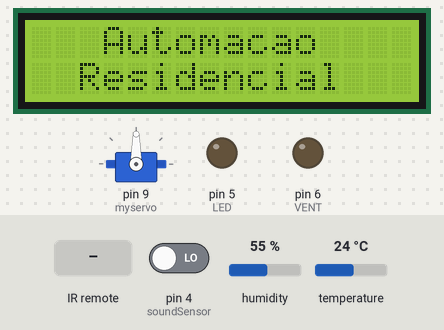
The sketch below on a simulated Arduino Uno, built with avr-gcc and run on an emulated ATmega328P. On the bench: servo, 16×2 character LCD, output pins drawn as LEDs (lit = HIGH). Inputs (shaded band) come from the test bench; at power-on: pin 4 (soundSensor) LOW, humidity 55 %, temperature 24 °C.

Above: at 3.2 s.
3.3 s: infrared code 0xB946FF00 received
At 4.3 s:
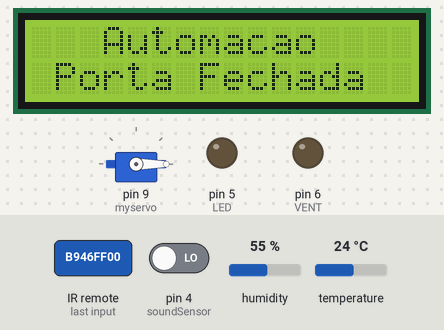
4.8 s: infrared code 0xBA45FF00 received
At 5.5 s:
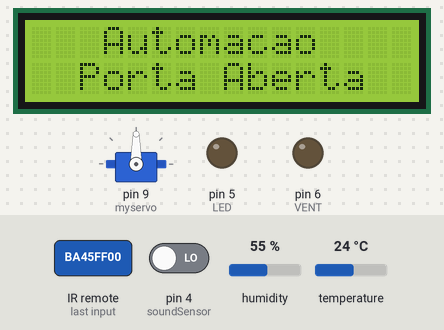
6.3 s: pin 4 (soundSensor) driven HIGH
At 7.5 s:
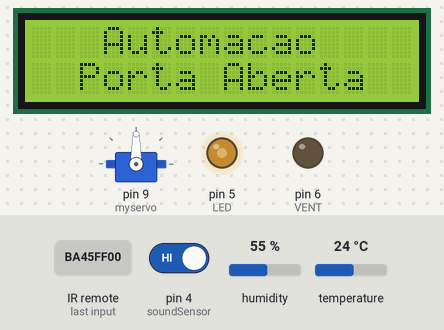
7.8 s: infrared code 0xB847FF00 received
At 8.3 s:
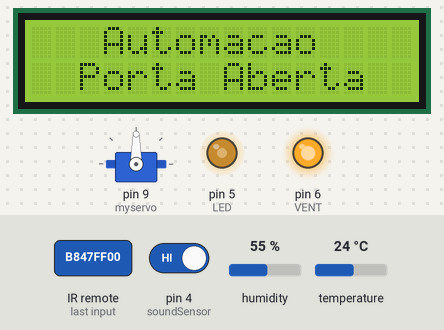
9.3 s: pin 4 (soundSensor) driven LOW
At 9.8 s:
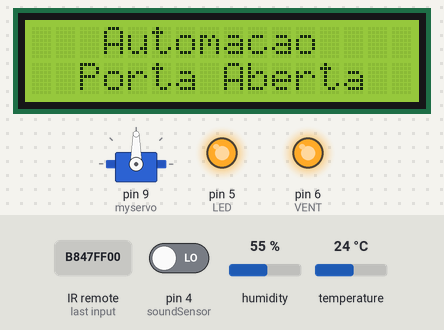
10.8 s: infrared code 0xBB44FF00 received
At 11.8 s:
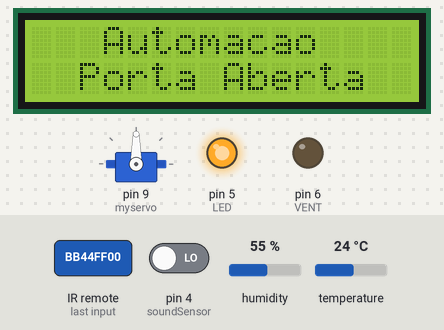
Timing chart, 0 to 13.8 s (numbered marks = the images above; inputs shaded):
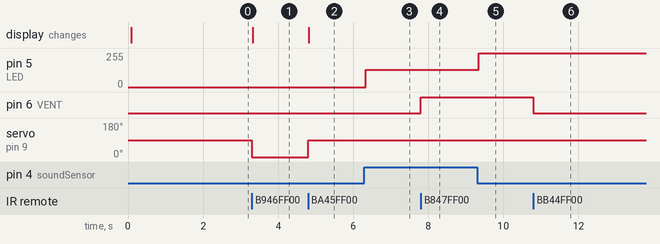

Measured:
- after the input at 3.3 s, servo on pin 9 (myservo): 90° → 0° at once; the display: changes at once (image 1)
- after the input at 4.8 s, servo on pin 9 (myservo): 0° → 90° at once; the display: changes at once (image 2)
- after the input at 6.3 s, pin 5 (LED): 0/255 → 128/255 at once
- after the input at 7.8 s, pin 6 (VENT): LOW → HIGH at once
- after the input at 9.3 s, pin 5 (LED): 128/255 → 255/255 at once
- after the input at 10.8 s, pin 6 (VENT): HIGH → LOW at once

The sketch:

Automacao_Residencial.ino
```cpp
#include <IRremote.h>
#include <Servo.h>
#include <LiquidCrystal.h>
#include "DHT.h"
#include <SimpleTimer.h>

#define UM 3125149440             // Tecla 1
#define DOIS 3108437760             // Tecla 2
#define TRES 3091726080             // Tecla 3
#define QUATRO 3141861120             // Tecla 4
#define DHTPIN 2
#define DHTTYPE DHT11

Servo myservo;
const int rs = 12, en = 11, d4 = 10, d5 = 9, d6 = 8, d7 = 7;
LiquidCrystal lcd(rs, en, d4, d5, d6, d7);
DHT dht(DHTPIN, DHTTYPE);
SimpleTimer Temporizador;

int VENT = 6;
int IR_RECEIVE_PIN = 3;
float armazenavalor;
bool flag = false;
int soundSensor=4;
int LED=5;
boolean LEDStatus=false;


void setup() {
  IrReceiver.begin(IR_RECEIVE_PIN);
  myservo.attach(9);
  pinMode(VENT, OUTPUT);
  pinMode(soundSensor,INPUT);
  pinMode(LED,OUTPUT);
  dht.begin();
  Temporizador.setInterval(30000);
  lcd.begin(16, 2);
  lcd.clear();
  delay(15);
  lcd.setCursor(0,0);
  lcd.print("   Automacao    ");
  lcd.setCursor(0,1);
  lcd.print("  Residencial   ");
  delay(2000);
}

void loop() {
  if (IrReceiver.decode()) {
    armazenavalor = (IrReceiver.decodedIRData.decodedRawData);
    if (armazenavalor == UM) {
      myservo.write(90);
      delay(15);
      lcd.setCursor(0,1);
      lcd.print("  Porta Aberta  ");
    }
    if (armazenavalor == DOIS) {
      myservo.write(0);
      delay(15);
      lcd.setCursor(0,1);
      lcd.print(" Porta Fechada  ");
    }
    if (armazenavalor == TRES) {
      digitalWrite(VENT, HIGH);
    }
    if (armazenavalor == QUATRO) {
      digitalWrite(VENT, LOW);
    }
    IrReceiver.resume();
  }

  int SensorData = digitalRead(soundSensor);
  if (SensorData==1) {
    if (LEDStatus == false) {
      LEDStatus=true;
      digitalWrite(LED,HIGH);
    }
    else {
      LEDStatus = false;
      digitalWrite(LED,LOW);
    }
  }

  if (Temporizador.isReady()) {
    float h = dht.readHumidity();
    float t = dht.readTemperature();
    if (flag == false) {
      lcd.setCursor(0,0);
      lcd.print("   Automacao    ");
      lcd.setCursor(0,1);
      lcd.print("  Residencial   ");
      flag = true;
    }
    else if (flag == true) {
      lcd.setCursor(0,0);
      lcd.print("Temperatura:");
      lcd.print(t);
      lcd.print("Humidade: ");
      lcd.print(h);
      flag = false;
    }
    Temporizador.reset();
  }


}
```
